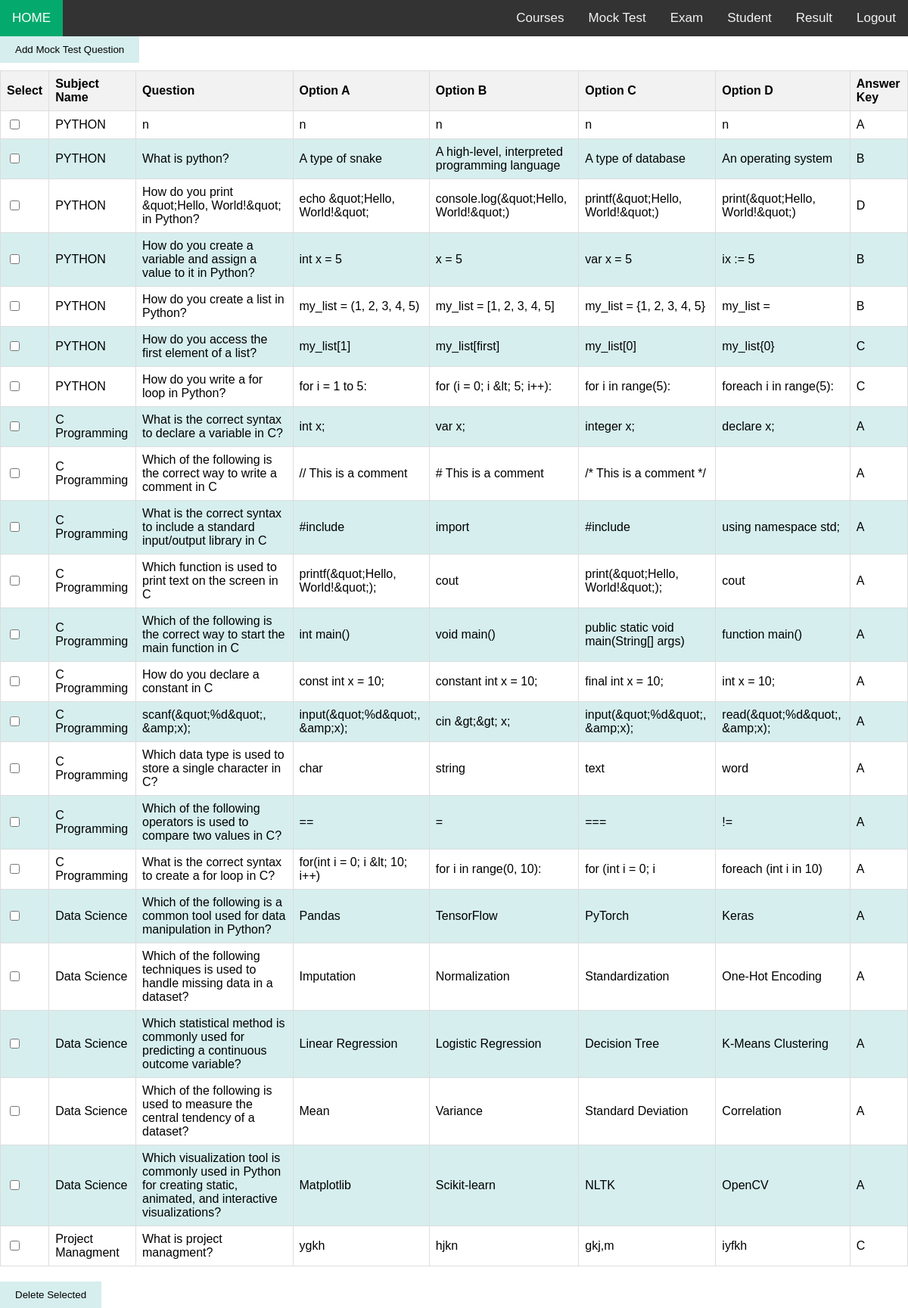
/mock_test.php, run on the app's committed database.
### tables this page shows
CREATE TABLE `mock_test_questions` (
  `id` int(11) NOT NULL,
  `subject_name` varchar(255) NOT NULL,
  `question` text NOT NULL,
  `optionA` varchar(255) NOT NULL,
  `optionB` varchar(255) NOT NULL,
  `optionC` varchar(255) NOT NULL,
  `optionD` varchar(255) NOT NULL,
  `answer_key` char(1) NOT NULL
);

### mock_test.php (the view, shortened to what this page needs)
<?php
require_once 'config.php';
$sql = "SELECT * FROM mock_test_questions";
$result = $conn->query($sql);
?>
<!DOCTYPE html>
<html lang="en">
<head>
</head>
<body>
<div class="topnav">
  <a class="active" href="admin_home.php">HOME</a>
  <div class="topnav-right">
    <a href="courses.php">Courses</a>
    <a href="mock_test.php">Mock Test</a>
    <a href="exam.php">Exam</a>
    <a href="student.php">Student</a>
    <a href="result.php">Result</a>
    <a href="logout.php">Logout</a>
  </div>
</div>
<div>
    <a href="add_mock_test.php">
        <button style="background-color: #D6EEEE; color: black;">Add Mock Test Question</button>
    </a>
</div>
<form action="delete_mock_test.php" method="post" class="delete-btn">
<table border="1">
    <thead>
        <tr>
            <th>Select</th>
            <th>Subject Name</th>
            <th>Question</th>
            <th>Option A</th>
            <th>Option B</th>
            <th>Option C</th>
            <th>Option D</th>
            <th>Answer Key</th>
        </tr>
    </thead>
    <tbody>
        <?php
        if ($result->num_rows > 0) {
            while ($row = $result->fetch_assoc()) {
                echo "<tr>";
                echo "<td><input type='checkbox' name='selected_subjects[]' value='" . $row['id'] . "'></td>";
                echo "<td>" . htmlspecialchars($row['subject_name']) . "</td>";
                echo "<td>" . htmlspecialchars($row['question']) . "</td>";
                echo "<td>" . htmlspecialchars($row['optionA']) . "</td>";
                echo "<td>" . htmlspecialchars($row['optionB']) . "</td>";
                echo "<td>" . htmlspecialchars($row['optionC']) . "</td>";
                echo "<td>" . htmlspecialchars($row['optionD']) . "</td>";
                echo "<td>" . htmlspecialchars($row['answer_key']) . "</td>";
                echo "</tr>";
            }
        } else {
            echo "<tr><td colspan='8'>No mock test questions found.</td></tr>";
        }
        ?>
    </tbody>
</table>
    <button type="submit" name="delete" style="background-color: #D6EEEE; color: black;">Delete Selected</button>
</form>
</body>
</html>

### mock_test.php (style rules this page uses)
table { width: 100%; border-collapse: collapse; margin-bottom: 20px; }
th, td { border: 1px solid #ddd; padding: 8px; text-align: left; }
th { background-color: #f2f2f2; }
tr:nth-child(even) { background-color: #D6EEEE; }
.delete-btn { margin-top: 10px; }
button { padding: 10px 20px; background-color: #4CAF50; color: white; border: none; cursor: pointer; }
.topnav { overflow: hidden; background-color: #333; }
.topnav a { float: left; color: #f2f2f2; text-align: center; padding: 14px 16px; text-decoration: none; font-size: 17px; }
.topnav a.active { background-color: #04AA6D; color: white; }
.topnav-right { float: right; }
* { box-sizing: border-box }
body { font-family: Verdana, sans-serif; margin:0 }

### data on the page
mock_test_questions: subject_name "PYTHON", question "n", optionA "n", optionB "n", optionC "n", optionD "n", answer_key "A"
mock_test_questions: subject_name "PYTHON", question "What is python?", optionA "A type of snake", optionB "A high-level, interpreted programming language", optionC "A type of database", optionD "An operating system", answer_key "B"
mock_test_questions: subject_name "PYTHON", question "How do you print &quot;Hello, World!&quot; in Python?", optionA "echo &quot;Hello, World!&quot;", optionB "console.log(&quot;Hello, World!&quot;)", optionC "printf(&quot;Hello, World!&quot;)", optionD "print(&quot;Hello, World!&quot;)", answer_key "D"
mock_test_questions: subject_name "PYTHON", question "How do you create a variable and assign a value to it in Python?", optionA "int x = 5", optionB "x = 5", optionC "var x = 5", optionD "ix := 5", answer_key "B"
mock_test_questions: subject_name "PYTHON", question "How do you create a list in Python?", optionA "my_list = (1, 2, 3, 4, 5)", optionB "my_list = [1, 2, 3, 4, 5]", optionC "my_list = {1, 2, 3, 4, 5}", optionD "my_list =", answer_key "B"
mock_test_questions: subject_name "PYTHON", question "How do you access the first element of a list?", optionA "my_list[1]", optionB "my_list[first]", optionC "my_list[0]", optionD "my_list{0}", answer_key "C"
mock_test_questions: subject_name "PYTHON", question "How do you write a for loop in Python?", optionA "for i = 1 to 5:", optionB "for (i = 0; i &lt; 5; i++):", optionC "for i in range(5):", optionD "foreach i in range(5):", answer_key "C"
mock_test_questions: subject_name "C Programming", question "What is the correct syntax to declare a variable in C?", optionA "int x;", optionB "var x;", optionC "integer x;", optionD "declare x;", answer_key "A"
mock_test_questions: subject_name "C Programming", question "Which of the following is the correct way to write a comment in C", optionA "// This is a comment", optionB "# This is a comment", optionC "/* This is a comment */", answer_key "A"
mock_test_questions: subject_name "C Programming", question "What is the correct syntax to include a standard input/output library in C", optionA "#include", optionB "import", optionC "#include", optionD "using namespace std;", answer_key "A"
mock_test_questions: subject_name "C Programming", question "Which function is used to print text on the screen in C", optionA "printf(&quot;Hello, World!&quot;);", optionB "cout", optionC "print(&quot;Hello, World!&quot;);", optionD "cout", answer_key "A"
mock_test_questions: subject_name "C Programming", question "Which of the following is the correct way to start the main function in C", optionA "int main()", optionB "void main()", optionC "public static void main(String[] args)", optionD "function main()", answer_key "A"
mock_test_questions: subject_name "C Programming", question "How do you declare a constant in C", optionA "const int x = 10;", optionB "constant int x = 10;", optionC "final int x = 10;", optionD "int x = 10;", answer_key "A"
mock_test_questions: subject_name "C Programming", question "scanf(&quot;%d&quot;, &amp;x);", optionA "input(&quot;%d&quot;, &amp;x);", optionB "cin &gt;&gt; x;", optionC "input(&quot;%d&quot;, &amp;x);", optionD "read(&quot;%d&quot;, &amp;x);", answer_key "A"
mock_test_questions: subject_name "C Programming", question "Which data type is used to store a single character in C?", optionA "char", optionB "string", optionC "text", optionD "word", answer_key "A"
mock_test_questions: subject_name "C Programming", question "Which of the following operators is used to compare two values in C?", optionA "==", optionB "=", optionC "===", optionD "!=", answer_key "A"
mock_test_questions: subject_name "C Programming", question "What is the correct syntax to create a for loop in C?", optionA "for(int i = 0; i &lt; 10; i++)", optionB "for i in range(0, 10):", optionC "for (int i = 0; i", optionD "foreach (int i in 10)", answer_key "A"
mock_test_questions: subject_name "Data Science", question "Which of the following is a common tool used for data manipulation in Python?", optionA "Pandas", optionB "TensorFlow", optionC "PyTorch", optionD "Keras", answer_key "A"
mock_test_questions: subject_name "Data Science", question "Which of the following techniques is used to handle missing data in a dataset?", optionA "Imputation", optionB "Normalization", optionC "Standardization", optionD "One-Hot Encoding", answer_key "A"
mock_test_questions: subject_name "Data Science", question "Which statistical method is commonly used for predicting a continuous outcome variable?", optionA "Linear Regression", optionB "Logistic Regression", optionC "Decision Tree", optionD "K-Means Clustering", answer_key "A"
mock_test_questions: subject_name "Data Science", question "Which of the following is used to measure the central tendency of a dataset?", optionA "Mean", optionB "Variance", optionC "Standard Deviation", optionD "Correlation", answer_key "A"
mock_test_questions: subject_name "Data Science", question "Which visualization tool is commonly used in Python for creating static, animated, and interactive visualizations?", optionA "Matplotlib", optionB "Scikit-learn", optionC "NLTK", optionD "OpenCV", answer_key "A"
mock_test_questions: subject_name "Project Managment", question "What is project managment?", optionA "ygkh", optionB "hjkn", optionC "gkj,m", optionD "iyfkh", answer_key "C"
